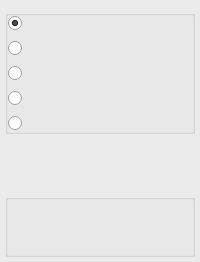
      <widget class="QWidget" name="optionWidget" native="true">
       <property name="sizePolicy">
        <sizepolicy hsizetype="Fixed" vsizetype="Preferred">
         <horstretch>0</horstretch>
         <verstretch>0</verstretch>
        </sizepolicy>
       </property>
       <property name="palette">
        <palette>
         <active>
          <colorrole role="Base">
           <brush brushstyle="SolidPattern">
            <color alpha="255">
             <red>255</red>
             <green>255</green>
             <blue>255</blue>
            </color>
           </brush>
          </colorrole>
          <colorrole role="Window">
           <brush brushstyle="SolidPattern">
            <color alpha="255">
             <red>235</red>
             <green>235</green>
             <blue>236</blue>
            </color>
           </brush>
          </colorrole>
         </active>
         <inactive>
          <colorrole role="Base">
           <brush brushstyle="SolidPattern">
            <color alpha="255">
             <red>255</red>
             <green>255</green>
             <blue>255</blue>
            </color>
           </brush>
          </colorrole>
          <colorrole role="Window">
           <brush brushstyle="SolidPattern">
            <color alpha="255">
             <red>235</red>
             <green>235</green>
             <blue>236</blue>
            </color>
           </brush>
          </colorrole>
         </inactive>
         <disabled>
          <colorrole role="Base">
           <brush brushstyle="SolidPattern">
            <color alpha="255">
             <red>235</red>
             <green>235</green>
             <blue>236</blue>
            </color>
           </brush>
          </colorrole>
          <colorrole role="Window">
           <brush brushstyle="SolidPattern">
            <color alpha="255">
             <red>235</red>
             <green>235</green>
             <blue>236</blue>
            </color>
           </brush>
          </colorrole>
         </disabled>
        </palette>
       </property>
       <property name="mouseTracking">
        <bool>false</bool>
       </property>
       <property name="contextMenuPolicy">
        <enum>Qt::NoContextMenu</enum>
       </property>
       <property name="autoFillBackground">
        <bool>true</bool>
       </property>
       <layout class="QVBoxLayout" name="verticalLayout_4">
        <property name="spacing">
         <number>20</number>
        </property>
        <property name="leftMargin">
         <number>5</number>
        </property>
        <property name="topMargin">
         <number>10</number>
        </property>
        <property name="rightMargin">
         <number>5</number>
        </property>
        <property name="bottomMargin">
         <number>5</number>
        </property>
        <item>
         <widget class="QGroupBox" name="option_mainGroup">
          <property name="sizePolicy">
           <sizepolicy hsizetype="Expanding" vsizetype="Expanding">
            <horstretch>0</horstretch>
            <verstretch>0</verstretch>
           </sizepolicy>
          </property>
          <property name="mouseTracking">
           <bool>false</bool>
          </property>
          <property name="layoutDirection">
           <enum>Qt::RightToLeft</enum>
          </property>
          <property name="title">
           <string/>
          </property>
          <property name="flat">
           <bool>true</bool>
          </property>
          <layout class="QVBoxLayout" name="verticalLayout_2">
           <property name="spacing">
            <number>10</number>
           </property>
           <property name="leftMargin">
            <number>0</number>
           </property>
           <property name="topMargin">
            <number>0</number>
           </property>
           <property name="rightMargin">
            <number>0</number>
           </property>
           <property name="bottomMargin">
            <number>0</number>
           </property>
           <item>
            <widget class="QQOptionFillButton" name="option_mainGroup_chatBtn">
             <property name="sizePolicy">
              <sizepolicy hsizetype="Fixed" vsizetype="Fixed">
               <horstretch>0</horstretch>
               <verstretch>0</verstretch>
              </sizepolicy>
             </property>
             <property name="maximumSize">
              <size>
               <width>50</width>
               <height>50</height>
              </size>
             </property>
             <property name="font">
              <font>
               <weight>50</weight>
               <bold>false</bold>
              </font>
             </property>
             <property name="focusPolicy">
              <enum>Qt::NoFocus</enum>
             </property>
             <property name="toolTip">
              <string>聊天</string>
             </property>
             <property name="layoutDirection">
              <enum>Qt::LeftToRight</enum>
             </property>
             <property name="icon">
              <iconset resource="QQDesktop.qrc">
               <normaloff>:/widget/option/images/widget/option/chat_no.png</normaloff>
               <normalon>:/widget/option/images/widget/option/chat_yes.png</normalon>:/widget/option/images/widget/option/chat_no.png</iconset>
             </property>
             <property name="iconSize">
              <size>
               <width>30</width>
               <height>30</height>
              </size>
             </property>
             <property name="checkable">
              <bool>true</bool>
             </property>
             <property name="checked">
              <bool>true</bool>
             </property>
             <property name="autoRepeat">
              <bool>false</bool>
             </property>
             <property name="autoExclusive">
              <bool>true</bool>
             </property>
            </widget>
           </item>
           <item>
            <widget class="QQOptionFillButton" name="option_mainGroup_friendAndGroupBtn">
             <property name="sizePolicy">
              <sizepolicy hsizetype="Fixed" vsizetype="Fixed">
               <horstretch>0</horstretch>
               <verstretch>0</verstretch>
              </sizepolicy>
             </property>
             <property name="maximumSize">
              <size>
               <width>50</width>
               <height>50</height>
              </size>
             </property>
             <property name="focusPolicy">
              <enum>Qt::NoFocus</enum>
             </property>
             <property name="toolTip">
              <string>联系人</string>
             </property>
             <property name="layoutDirection">
              <enum>Qt::LeftToRight</enum>
             </property>
             <property name="text">
              <string/>
             </property>
             <property name="icon">
              <iconset resource="QQDesktop.qrc">
               <normaloff>:/widget/option/images/widget/option/friendAndGroup_no.png</normaloff>
               <normalon>:/widget/option/images/widget/option/friendAndGroup_yes.png</normalon>:/widget/option/images/widget/option/friendAndGroup_no.png</iconset>
             </property>
             <property name="iconSize">
              <size>
               <width>50</width>
               <height>50</height>
              </size>
             </property>
            </widget>
           </item>
           <item>
            <widget class="QQOptionFillButton" name="option_mainGroup_searchBtn">
             <property name="sizePolicy">
              <sizepolicy hsizetype="Fixed" vsizetype="Fixed">
               <horstretch>0</horstretch>
               <verstretch>0</verstretch>
              </sizepolicy>
             </property>
             <property name="maximumSize">
              <size>
               <width>50</width>
               <height>50</height>
              </size>
             </property>
             <property name="focusPolicy">
              <enum>Qt::NoFocus</enum>
             </property>
             <property name="toolTip">
              <string>搜索</string>
             </property>
             <property name="layoutDirection">
              <enum>Qt::LeftToRight</enum>
             </property>
             <property name="text">
              <string/>
             </property>
             <property name="icon">
              <iconset resource="QQDesktop.qrc">
               <normaloff>:/widget/option/images/widget/option/search_no.png</normaloff>
               <normalon>:/widget/option/images/widget/option/search_yes.png</normalon>:/widget/option/images/widget/option/search_no.png</iconset>
             </property>
             <property name="iconSize">
              <size>
               <width>40</width>
               <height>40</height>
              </size>
             </property>
            </widget>
           </item>
           <item>
            <widget class="QQOptionFillButton" name="option_mainGroup_skinBtn">
             <property name="sizePolicy">
              <sizepolicy hsizetype="Fixed" vsizetype="Fixed">
               <horstretch>0</horstretch>
               <verstretch>0</verstretch>
              </sizepolicy>
             </property>
             <property name="maximumSize">
              <size>
               <width>50</width>
               <height>50</height>
              </size>
             </property>
             <property name="focusPolicy">
              <enum>Qt::NoFocus</enum>
             </property>
             <property name="toolTip">
              <string>皮肤</string>
             </property>
             <property name="layoutDirection">
              <enum>Qt::LeftToRight</enum>
             </property>
             <property name="text">
              <string/>
             </property>
             <property name="icon">
              <iconset resource="QQDesktop.qrc">
               <normaloff>:/widget/option/images/widget/option/skin_no.png</normaloff>
               <normalon>:/widget/option/images/widget/option/skin_yes.png</normalon>:/widget/option/images/widget/option/skin_no.png</iconset>
             </property>
             <property name="iconSize">
              <size>
               <width>35</width>
               <height>35</height>
              </size>
             </property>
            </widget>
           </item>
           <item>
            <widget class="QQOptionFillButton" name="option_mainGroup_friendCricleBtn">
             <property name="sizePolicy">
              <sizepolicy hsizetype="Fixed" vsizetype="Fixed">
               <horstretch>0</horstretch>
               <verstretch>0</verstretch>
              </sizepolicy>
             </property>
             <property name="maximumSize">
              <size>
               <width>50</width>
               <height>50</height>
              </size>
             </property>
             <property name="focusPolicy">
              <enum>Qt::NoFocus</enum>
             </property>
             <property name="toolTip">
              <string>动态</string>
             </property>
             <property name="layoutDirection">
              <enum>Qt::LeftToRight</enum>
             </property>
             <property name="icon">
              <iconset resource="QQDesktop.qrc">
               <normaloff>:/widget/option/images/widget/option/friendCircle_no.png</normaloff>
               <normalon>:/widget/option/images/widget/option/friendCircle_yes.png</normalon>:/widget/option/images/widget/option/friendCircle_no.png</iconset>
             </property>
             <property name="iconSize">
              <size>
               <width>35</width>
               <height>35</height>
              </size>
             </property>
            </widget>
           </item>
          </layout>
         </widget>
        </item>
        <item>
         <spacer name="verticalSpacer">
          <property name="orientation">
           <enum>Qt::Vertical</enum>
          </property>
          <property name="sizeHint" stdset="0">
           <size>
            <width>20</width>
            <height>40</height>
           </size>
          </property>
         </spacer>
        </item>
        <item>
         <widget class="QGroupBox" name="option_otherGroup">
          <property name="sizePolicy">
           <sizepolicy hsizetype="Expanding" vsizetype="Fixed">
            <horstretch>0</horstretch>
            <verstretch>0</verstretch>
           </sizepolicy>
          </property>
          <property name="layoutDirection">
           <enum>Qt::RightToLeft</enum>
          </property>
          <property name="title">
           <string/>
          </property>
          <property name="flat">
           <bool>true</bool>
          </property>
          <layout class="QVBoxLayout" name="verticalLayout_3">
           <property name="spacing">
            <number>10</number>
           </property>
           <property name="leftMargin">
            <number>0</number>
           </property>
           <property name="topMargin">
            <number>0</number>
           </property>
           <property name="rightMargin">
            <number>0</number>
           </property>
           <property name="bottomMargin">
            <number>0</number>
           </property>
           <item>
            <widget class="QPushButton" name="option_otherGroup_setBtn">
             <property name="sizePolicy">
              <sizepolicy hsizetype="Fixed" vsizetype="Fixed">
               <horstretch>0</horstretch>
               <verstretch>0</verstretch>
              </sizepolicy>
             </property>
             <property name="maximumSize">
              <size>
               <width>50</width>
               <height>50</height>
              </size>
             </property>
             <property name="toolTip">
              <string>设置</string>
             </property>
             <property name="text">
              <string/>
             </property>
             <property name="icon">
              <iconset resource="QQDesktop.qrc">
               <normaloff>:/widget/option/images/widget/option/setting.png</normaloff>:/widget/option/images/widget/option/setting.png</iconset>
             </property>
             <property name="iconSize">
              <size>
               <width>35</width>
               <height>35</height>
              </size>
             </property>
             <property name="flat">
              <bool>true</bool>
             </property>
            </widget>
           </item>
           <item>
            <widget class="QPushButton" name="option_otherGroup_informationBtn">
             <property name="sizePolicy">
              <sizepolicy hsizetype="Fixed" vsizetype="Fixed">
               <horstretch>0</horstretch>
               <verstretch>0</verstretch>
              </sizepolicy>
             </property>
             <property name="maximumSize">
              <size>
               <width>50</width>
               <height>50</height>
              </size>
             </property>
             <property name="toolTip">
              <string>说明</string>
             </property>
             <property name="icon">
              <iconset resource="QQDesktop.qrc">
               <normaloff>:/widget/option/images/widget/option/intepretion.png</normaloff>:/widget/option/images/widget/option/intepretion.png</iconset>
             </property>
             <property name="iconSize">
              <size>
               <width>35</width>
               <height>35</height>
              </size>
             </property>
             <property name="flat">
              <bool>true</bool>
             </property>
            </widget>
           </item>
          </layout>
         </widget>
        </item>
       </layout>
      </widget>
